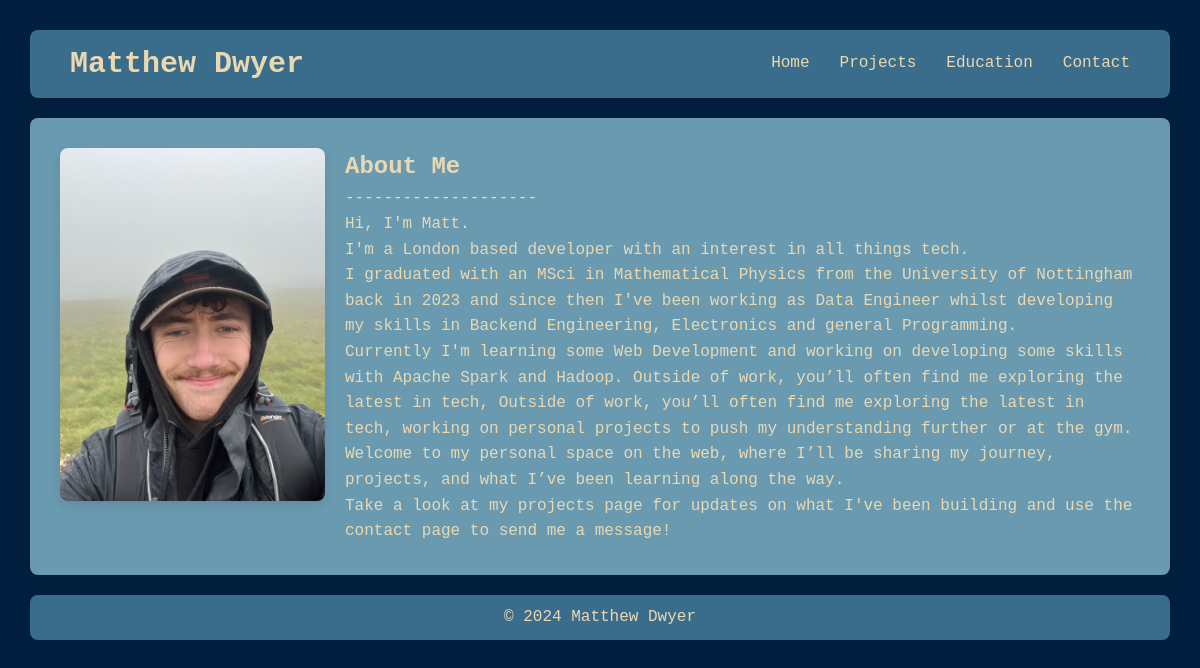
The app's page /, older data.
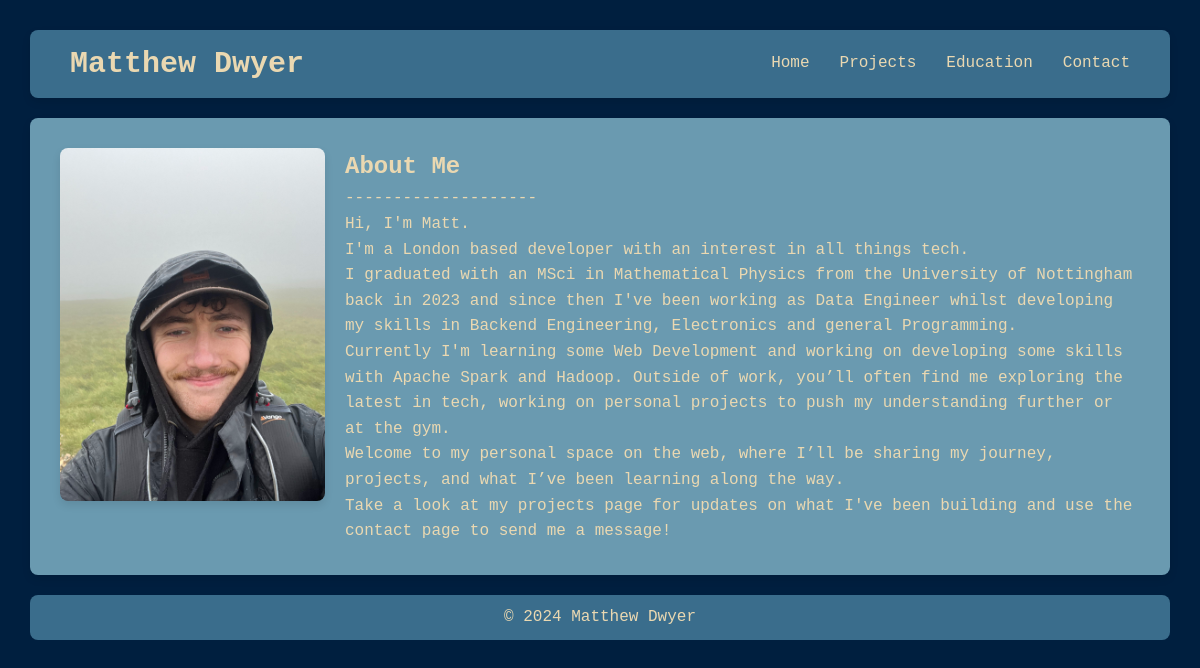
The same page, newer data.
### core/models.py (models this page shows, shortened)
class HomePageContent(models.Model):
    title = models.CharField(max_length=200, null=True, blank=True)
    note = models.CharField(max_length=200, null=True, blank=True)
    body = models.TextField()
    position = models.PositiveIntegerField()
    class Meta:
        ordering = ['position']

### core/views.py (the view)
# urls.py: path('', views.home, name='home'),
def home(request):
    content = HomePageContent.objects.all()
    return render(request, 'core/home.html', {'content': content})

### core/templates/core/home.html (shortened to what this page needs)
<!DOCTYPE html>
<html lang="en">
<head>
    {% load static %}
    <link rel="stylesheet" href="{% static '\core\styles.css' %}">
</head>
<body>
    <nav>
        <div class="nav-container">
            <h1 class="logo"><a href="{% url 'home' %}">Matthew Dwyer</a></h1>
            <div class="nav-link">
                <a href="{% url 'home' %}">Home</a>
                <a href="{% url 'projects:list' %}">Projects</a>
                <a href="{% url 'education' %}">Education</a>
                <a href="{% url 'contact' %}">Contact</a>
            </div>
        </div>
    </nav>
    <main>
        <div class="home-content">
            <div class="home-image">
                <img src="{% static '\core\images\profile photo.jpg' %}" alt="Me!">
            </div>
            <div class="home-text-container">
                {% for text in content %}
                    <article>
                        {% if text.title %}
                            <h2>{{ text.title }}</h2>
                        {% endif %}
                        <p>{{ text.body|linebreaks }}</p>
                    </article>
                {% endfor %}
            </div>
        </div>
    </main>
<footer>
    <div class="container">
        <p>&copy; <span id="year"></span> Matthew Dwyer</p>
    </div>
</footer>
</body>
</html>

Row changes from the older to the newer data that the page shows:
changed HomePageContent: body "…the latest in tech, Outside of work, you’ll often find me exploring the latest in tech, working on personal projects…" → "…the latest in tech, working on personal projects…"
